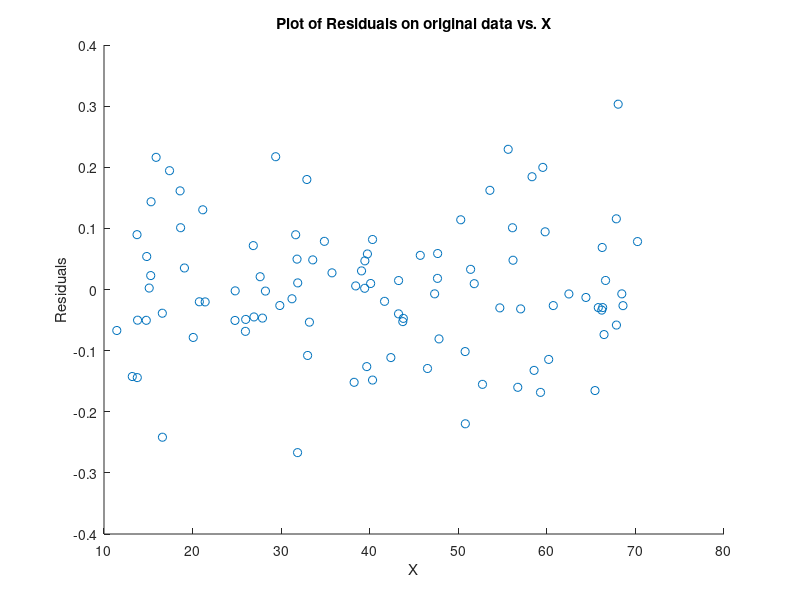
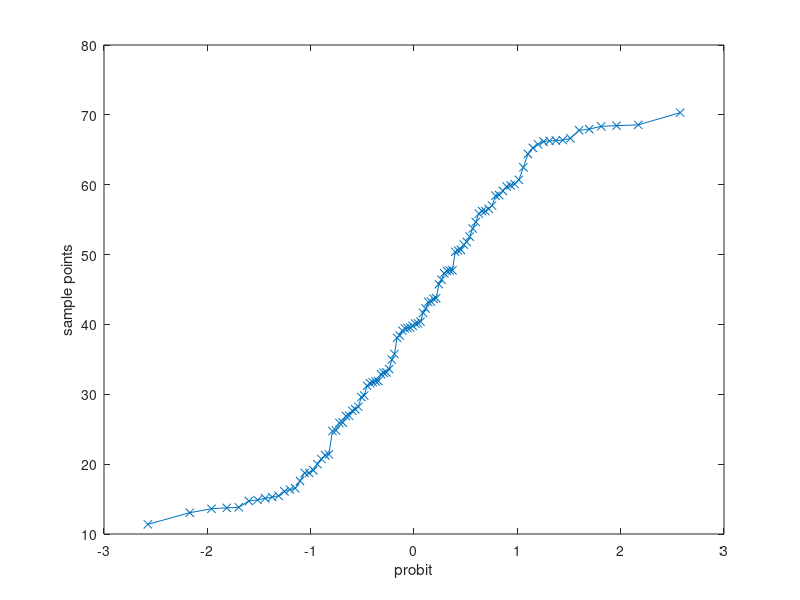
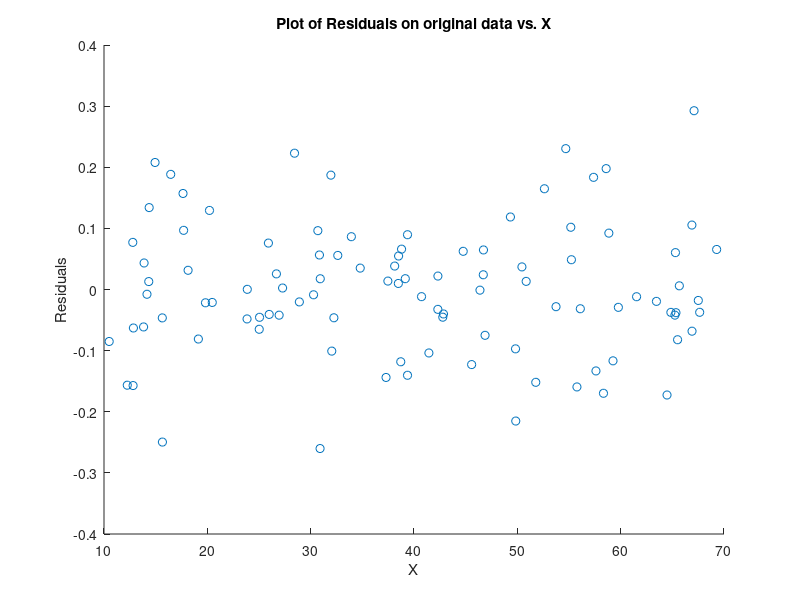
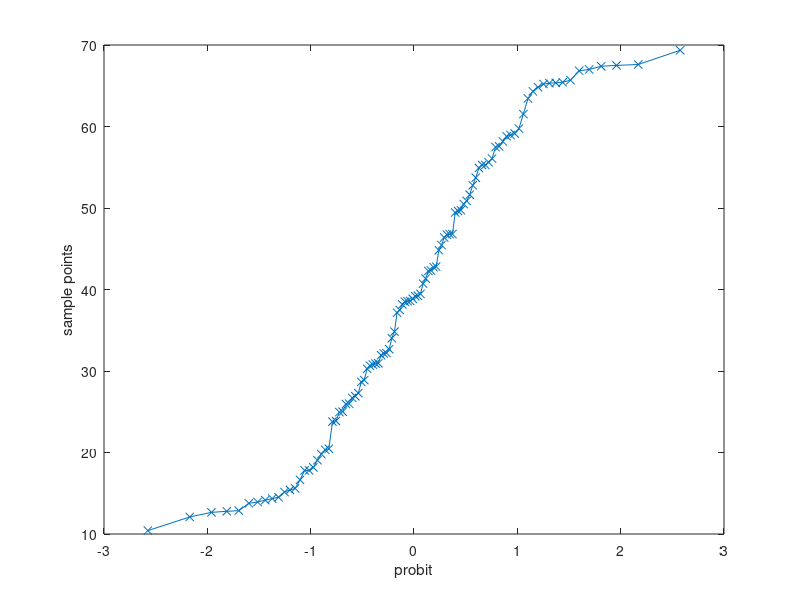

Recreate these plots in MATLAB, in order.
clear;
clc;

n=100;
X_1 = ones(n,1);
X_2 = 2+20*rand(n,1);
X_2_sq = X_2.^2;
X = [X_1, X_2];
X_3 = X_2_sq.*log(X_2_sq);
X_t = [X_1, X_2_sq, X_3];

beta0 = 5;
beta1 = 3;
beta2 = 2;

r = 10*ones(n,1);
tr = trnd(r);
et = 0.1*tr;
var = zeros(n,1);
for i = 1:n
    var(i) = 0.0001*(i^2);
end
er = normrnd(0, 0.1, n, 1);

Y = beta0 + beta1*(X_2) + er; % + beta2*(X_2).^2 + et; % original model

[b,bint,r] = regress(Y,X);
Y_cap = b(1) + b(2)*(X_2); % + b(3)*((X_2).^2);
figure, scatter(Y_cap, r);
title ('Plot of Residuals on original data vs. X');
xlabel('X');
ylabel('Residuals');
figure, qqplot(Y);

GM=1;
for i=1:n
    GM=GM*Y(i);
end
GM=GM^(1/n);
V = @(lambda) (((Y.^lambda)-1)./(lambda*(GM^(lambda-1))));
V_cap = @(lambda) (X*(inv(X'*X))*(X')*V(lambda));
RSS = @(lambda) ((V(lambda)-V_cap(lambda))'*(V(lambda)-V_cap(lambda)));
lambda_max = fminbnd(RSS, -100, 100);
W = V(lambda_max);
W_cap = V_cap(lambda_max);

[b_t,bint_t,r_t] = regress(W,X);
W_cap = b_t(1) + b_t(2)*(X_2); % + b_t(3)*((X_2).^2);
figure, scatter(W_cap,r_t);
title ('Plot of Residuals on original data vs. X');
xlabel('X');
ylabel('Residuals');
figure, qqplot(W);